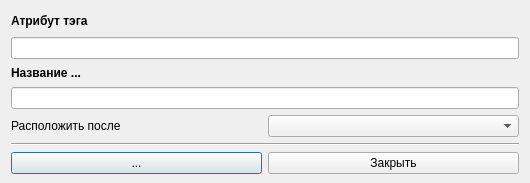
<?xml version="1.0" encoding="UTF-8"?>
<ui version="4.0">
 <class>NedRowcolDialogWindow</class>
 <widget class="QDialog" name="NedRowcolDialogWindow">
  <property name="geometry">
   <rect>
    <x>0</x>
    <y>0</y>
    <width>530</width>
    <height>183</height>
   </rect>
  </property>
  <property name="maximumSize">
   <size>
    <width>16777215</width>
    <height>183</height>
   </size>
  </property>
  <property name="windowTitle">
   <string>Dialog</string>
  </property>
  <layout class="QVBoxLayout" name="verticalLayout">
   <property name="bottomMargin">
    <number>9</number>
   </property>
   <item>
    <widget class="QLabel" name="label_attr">
     <property name="text">
      <string>&lt;html&gt;&lt;head/&gt;&lt;body&gt;&lt;p&gt;&lt;span style=&quot; font-weight:700;&quot;&gt;Атрибут тэга&lt;/span&gt;&lt;/p&gt;&lt;/body&gt;&lt;/html&gt;</string>
     </property>
    </widget>
   </item>
   <item>
    <widget class="QLineEdit" name="lineedit_attr"/>
   </item>
   <item>
    <widget class="QLabel" name="label_rowcol">
     <property name="minimumSize">
      <size>
       <width>0</width>
       <height>0</height>
      </size>
     </property>
     <property name="maximumSize">
      <size>
       <width>16777215</width>
       <height>16</height>
      </size>
     </property>
     <property name="styleSheet">
      <string notr="true">font-weight: bold;</string>
     </property>
     <property name="text">
      <string>&lt;html&gt;&lt;head/&gt;&lt;body&gt;&lt;p&gt;Название ...&lt;/p&gt;&lt;/body&gt;&lt;/html&gt;</string>
     </property>
     <property name="textFormat">
      <enum>Qt::AutoText</enum>
     </property>
     <property name="scaledContents">
      <bool>false</bool>
     </property>
    </widget>
   </item>
   <item>
    <widget class="QLineEdit" name="lineedit_rowcoltitle">
     <property name="text">
      <string/>
     </property>
    </widget>
   </item>
   <item>
    <layout class="QHBoxLayout" name="hl_placement" stretch="0,0">
     <item>
      <widget class="QLabel" name="label_placement">
       <property name="text">
        <string>Расположить после </string>
       </property>
      </widget>
     </item>
     <item>
      <widget class="QComboBox" name="combox_neighboor"/>
     </item>
    </layout>
   </item>
   <item>
    <widget class="Line" name="line">
     <property name="orientation">
      <enum>Qt::Horizontal</enum>
     </property>
    </widget>
   </item>
   <item>
    <layout class="QHBoxLayout" name="hl_addsaveclose">
     <item>
      <widget class="QPushButton" name="btn_nestag">
       <property name="text">
        <string>...</string>
       </property>
      </widget>
     </item>
     <item>
      <widget class="QPushButton" name="btn_close">
       <property name="text">
        <string>Закрыть</string>
       </property>
      </widget>
     </item>
    </layout>
   </item>
  </layout>
 </widget>
 <resources>
  <include location="../../resources.qrc"/>
 </resources>
 <connections/>
</ui>
